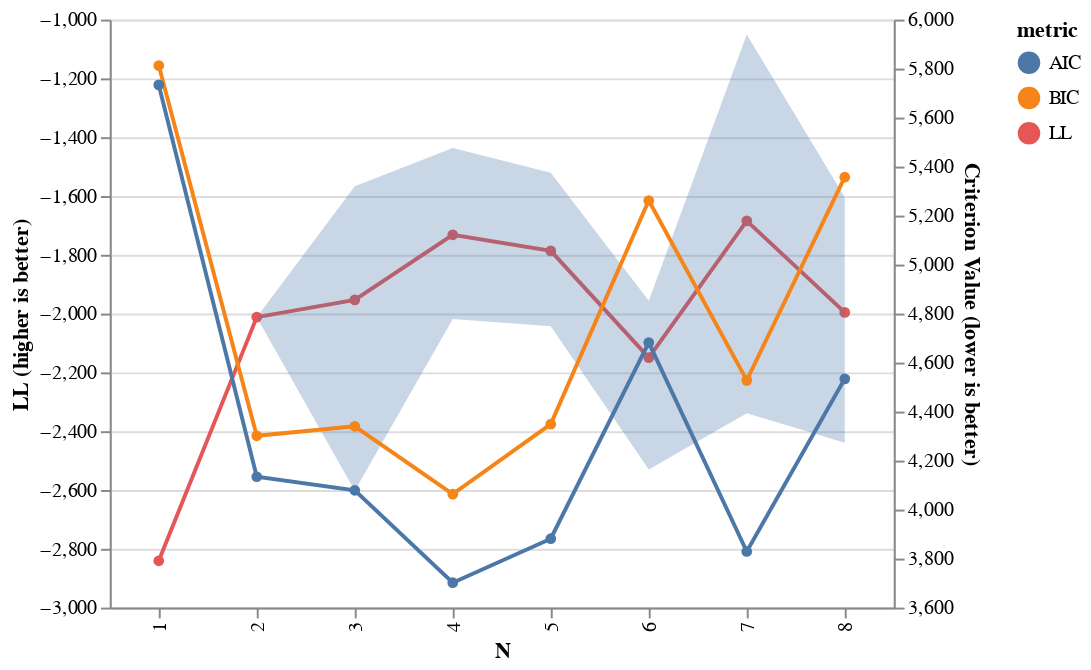

The code cell stored with this chart in its notebook:
### Code cell
import pandas as pd
from training_map import HMMTrainingMapSelection

df_ = pd.read_csv("results/Pythia160m_input_embeddings_gender_LEACE_metrics.tsv", sep="\t").drop(columns=["sigma_lambda"])
TS_160m = HMMTrainingMapSelection(df_)
TS_160m.show_model_selection()

### Figure 1 — Vega-Lite specification as saved in the notebook (floating-point values rounded to 4 significant figures)
{"config": {"view": {"continuousWidth": 300, "continuousHeight": 300}}, "layer": [{"layer": [{"mark": {"type": "line"}, "encoding": {"color": {"field": "metric", "type": "nominal"}, "x": {"axis": {"title": "N"}, "field": "n", "type": "nominal"}, "y": {"aggregate": "mean", "axis": {"title": "LL (higher is better)"}, "field": "score", "scale": {"zero": false}, "type": "quantitative"}}, "transform": [{"fold": ["LL"], "as": ["metric", "score"]}]}, {"mark": {"type": "circle"}, "encoding": {"color": {"field": "metric", "type": "nominal"}, "x": {"axis": {"title": "N"}, "field": "n", "type": "nominal"}, "y": {"aggregate": "mean", "axis": {"title": "LL (higher is better)"}, "field": "score", "scale": {"zero": false}, "type": "quantitative"}}, "transform": [{"fold": ["LL"], "as": ["metric", "score"]}]}, {"mark": {"type": "area", "opacity": 0.3}, "encoding": {"x": {"axis": {"title": "N"}, "field": "n", "type": "nominal"}, "y": {"aggregate": "max", "axis": {"title": "LL (higher is better)"}, "field": "score", "scale": {"zero": false}, "type": "quantitative"}, "y2": {"aggregate": "min", "field": "score", "title": null}}, "transform": [{"fold": ["LL"], "as": ["metric", "score"]}]}], "data": {"name": "data-4bec58436032a9badc1c3341c55483c4"}}, {"layer": [{"mark": {"type": "line"}, "encoding": {"color": {"field": "metric", "type": "nominal"}, "x": {"axis": {"title": "N"}, "field": "n", "type": "nominal"}, "y": {"aggregate": "mean", "axis": {"title": "Criterion Value (lower is better)"}, "field": "score", "scale": {"zero": false}, "type": "quantitative"}}, "transform": [{"fold": ["AIC", "BIC"], "as": ["metric", "score"]}]}, {"mark": {"type": "circle"}, "encoding": {"color": {"field": "metric", "type": "nominal"}, "x": {"axis": {"title": "N"}, "field": "n", "type": "nominal"}, "y": {"aggregate": "mean", "axis": {"title": "Criterion Value (lower is better)"}, "field": "score", "scale": {"zero": false}, "type": "quantitative"}}, "transform": [{"fold": ["AIC", "BIC"], "as": ["metric", "score"]}]}], "data": {"name": "data-3603287eb37361582b43b03ba3b0b58e"}}], "height": 300, "resolve": {"scale": {"y": "independent"}}, "width": 400, "$schema": "https://vega.github.io/schema/vega-lite/v5.15.1.json", "datasets": {"data-4bec58436032a9badc1c3341c55483c4": [{"LL": -2841.0, "n": 1, "rs": 5329}, {"LL": -2841.0, "n": 1, "rs": 2332}, {"LL": -2841.0, "n": 1, "rs": 4642}, {"LL": -2841.0, "n": 1, "rs": 6432}, {"LL": -2841.0, "n": 1, "rs": 4754}, {"LL": -2012.0, "n": 2, "rs": 5329}, {"LL": -2012.0, "n": 2, "rs": 2332}, {"LL": -2012.0, "n": 2, "rs": 4642}, {"LL": -2012.0, "n": 2, "rs": 6432}, {"LL": -2012.0, "n": 2, "rs": 4754}, {"LL": -2602.0, "n": 3, "rs": 5329}, {"LL": -1567.0, "n": 3, "rs": 2332}, {"LL": -2464.0, "n": 3, "rs": 4642}, {"LL": -1567.0, "n": 3, "rs": 6432}, {"LL": -1567.0, "n": 3, "rs": 4754}, {"LL": -1437.0, "n": 4, "rs": 5329}, {"LL": -2019.0, "n": 4, "rs": 2332}, {"LL": -1591.0, "n": 4, "rs": 4642}, {"LL": -1594.0, "n": 4, "rs": 6432}, {"LL": -2019.0, "n": 4, "rs": 4754}, {"LL": -1596.0, "n": 5, "rs": 5329}, {"LL": -2043.0, "n": 5, "rs": 2332}, {"LL": -2043.0, "n": 5, "rs": 4642}, {"LL": -1521.0, "n": 5, "rs": 6432}, {"LL": -1731.0, "n": 5, "rs": 4754}, {"LL": -2530.0, "n": 6, "rs": 5329}, {"LL": -1956.0, "n": 6, "rs": 2332}, {"LL": -1973.0, "n": 6, "rs": 4642}, {"LL": -2045.0, "n": 6, "rs": 6432}, {"LL": -2245.0, "n": 6, "rs": 4754}, {"LL": -1051.0, "n": 7, "rs": 5329}, {"LL": -1621.0, "n": 7, "rs": 2332}, {"LL": -2339.0, "n": 7, "rs": 4642}, {"LL": -2171.0, "n": 7, "rs": 6432}, {"LL": -1242.0, "n": 7, "rs": 4754}, {"LL": -1671.0, "n": 8, "rs": 5329}, {"LL": -1899.0, "n": 8, "rs": 2332}, {"LL": -1604.0, "n": 8, "rs": 4642}, {"LL": -2439.0, "n": 8, "rs": 6432}, {"LL": -2366.0, "n": 8, "rs": 4754}], "data-3603287eb37361582b43b03ba3b0b58e": [{"AIC": 5733.0, "BIC": 5812.0, "LL": -2841.0, "n": 1, "rs": 5329}, {"AIC": 5733.0, "BIC": 5812.0, "LL": -2841.0, "n": 1, "rs": 2332}, {"AIC": 5733.0, "BIC": 5812.0, "LL": -2841.0, "n": 1, "rs": 4642}, {"AIC": 5733.0, "BIC": 5812.0, "LL": -2841.0, "n": 1, "rs": 6432}, {"AIC": 5733.0, "BIC": 5812.0, "LL": -2841.0, "n": 1, "rs": 4754}, {"AIC": 4134.0, "BIC": 4301.0, "LL": -2012.0, "n": 2, "rs": 5329}, {"AIC": 4134.0, "BIC": 4301.0, "LL": -2012.0, "n": 2, "rs": 2332}, {"AIC": 4134.0, "BIC": 4301.0, "LL": -2012.0, "n": 2, "rs": 4642}, {"AIC": 4134.0, "BIC": 4301.0, "LL": -2012.0, "n": 2, "rs": 6432}, {"AIC": 4134.0, "BIC": 4301.0, "LL": -2012.0, "n": 2, "rs": 4754}, {"AIC": 5376.0, "BIC": 5638.0, "LL": -2602.0, "n": 3, "rs": 5329}, {"AIC": 3306.0, "BIC": 3567.0, "LL": -1567.0, "n": 3, "rs": 2332}, {"AIC": 5100.0, "BIC": 5361.0, "LL": -2464.0, "n": 3, "rs": 4642}, {"AIC": 3306.0, "BIC": 3567.0, "LL": -1567.0, "n": 3, "rs": 6432}, {"AIC": 3306.0, "BIC": 3567.0, "LL": -1567.0, "n": 3, "rs": 4754}, {"AIC": 3111.0, "BIC": 3473.0, "LL": -1437.0, "n": 4, "rs": 5329}, {"AIC": 4275.0, "BIC": 4637.0, "LL": -2019.0, "n": 4, "rs": 2332}, {"AIC": 3420.0, "BIC": 3781.0, "LL": -1591.0, "n": 4, "rs": 4642}, {"AIC": 3427.0, "BIC": 3788.0, "LL": -1594.0, "n": 4, "rs": 6432}, {"AIC": 4275.0, "BIC": 4637.0, "LL": -2019.0, "n": 4, "rs": 4754}, {"AIC": 3499.0, "BIC": 3967.0, "LL": -1596.0, "n": 5, "rs": 5329}, {"AIC": 4394.0, "BIC": 4861.0, "LL": -2043.0, "n": 5, "rs": 2332}, {"AIC": 4393.0, "BIC": 4861.0, "LL": -2043.0, "n": 5, "rs": 4642}, {"AIC": 3350.0, "BIC": 3817.0, "LL": -1521.0, "n": 5, "rs": 6432}, {"AIC": 3770.0, "BIC": 4237.0, "LL": -1731.0, "n": 5, "rs": 4754}, {"AIC": 5443.0, "BIC": 6023.0, "LL": -2530.0, "n": 6, "rs": 5329}, {"AIC": 4295.0, "BIC": 4875.0, "LL": -1956.0, "n": 6, "rs": 2332}, {"AIC": 4327.0, "BIC": 4907.0, "LL": -1973.0, "n": 6, "rs": 4642}, {"AIC": 4472.0, "BIC": 5052.0, "LL": -2045.0, "n": 6, "rs": 6432}, {"AIC": 4872.0, "BIC": 5452.0, "LL": -2245.0, "n": 6, "rs": 4754}, {"AIC": 2562.0, "BIC": 3260.0, "LL": -1051.0, "n": 7, "rs": 5329}, {"AIC": 3701.0, "BIC": 4400.0, "LL": -1621.0, "n": 7, "rs": 2332}, {"AIC": 5137.0, "BIC": 5836.0, "LL": -2339.0, "n": 7, "rs": 4642}, {"AIC": 4802.0, "BIC": 5500.0, "LL": -2171.0, "n": 7, "rs": 6432}, {"AIC": 2944.0, "BIC": 3642.0, "LL": -1242.0, "n": 7, "rs": 4754}, {"AIC": 3883.0, "BIC": 4706.0, "LL": -1671.0, "n": 8, "rs": 5329}, {"AIC": 4340.0, "BIC": 5163.0, "LL": -1899.0, "n": 8, "rs": 2332}, {"AIC": 3750.0, "BIC": 4573.0, "LL": -1604.0, "n": 8, "rs": 4642}, {"AIC": 5420.0, "BIC": 6243.0, "LL": -2439.0, "n": 8, "rs": 6432}, {"AIC": 5275.0, "BIC": 6098.0, "LL": -2366.0, "n": 8, "rs": 4754}]}}
